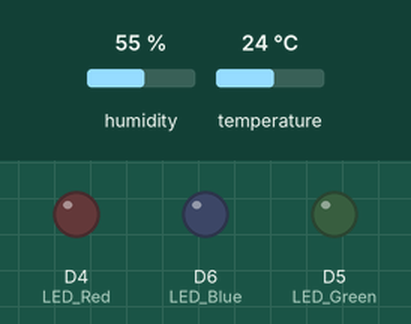
This sketch was run on a simulated ESP8266 (NodeMCU). Parts: output pins drawn as LEDs (lit = HIGH). Inputs (shaded band) come from the test bench; at power-on: humidity 55 %, temperature 24 °C. WiFi joins after 1.5 s; servers stay silent unless stated; uploads are accepted with an empty reply; what the sketch prints to the serial monitor is not drawn.

Above: at 0.0 s.
At 1.6 s:
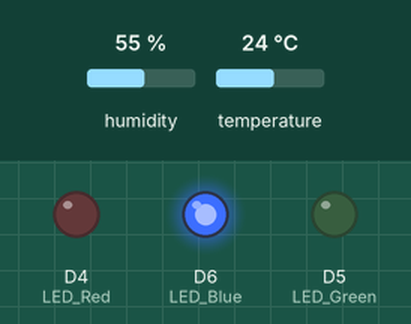
At 3.3 s:
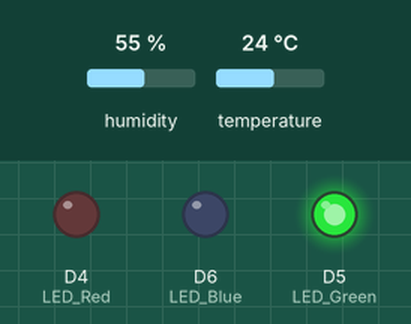
Timing chart, 0 to 4.8 s (numbered marks = the images above):
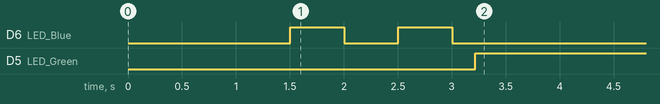

The sketch:

DHT22_Google_Connect.ino
```cpp
//
//  FILE : NodeMCU_WiFi_Google_Sheet
//  AUTHOR : nobug (nobug007@gmail.com)
//  CREATED : 4.1.2020
//  HW : NodeMCU & Google ID
//

#define LED_Red D4
#define LED_Green D5
#define LED_Blue D6

#include "DHT.h"
#define DHTPIN D2
#define DHTTYPE DHT22

#include <string.h>
#include <ctype.h>
#include <ESP8266WiFi.h>
#include <Wire.h>  // Only needed for Arduino 1.6.5 and earlier
#include <SoftwareSerial.h>
#include "SSD1306Wire.h" // legacy include: `#include "SSD1306.h"`
#include <WiFiClientSecure.h>


DHT dht(DHTPIN, DHTTYPE);


////  WiFI connection

WiFiClientSecure client;


//=======================================================================
//                    Power on setup
//=======================================================================


void setup() {
  delay(1000);
  Serial.begin(9600);
  pinMode(LED_Green, OUTPUT);
  pinMode(LED_Blue, OUTPUT);
  pinMode(LED_Red, OUTPUT);
  digitalWrite(LED_Blue, HIGH);
 // WiFi Setup
  WiFi_Connect();
}

void WiFi_Connect() {
  char ssid[20] = "nobug_home";
  char password[20] = "bang8813";

  WiFi.mode(WIFI_STA);
  WiFi.begin(ssid, password);

  while (WiFi.status() != WL_CONNECTED) {
        digitalWrite(LED_Blue, LOW);    // turn the LED off by making the voltage LOW
        delay(500);
        Serial.print(".");
        digitalWrite(LED_Blue, HIGH);    // turn the LED off by making the voltage LOW
        delay(500);
   }
     digitalWrite(LED_Blue, LOW);    // turn the LED off by making the voltage LOW
}

//=======================================================================
//                    Main Program Loop
//=======================================================================
void loop() {
  float h = dht.readHumidity();
  float t = dht.readTemperature();
  Serial.print("Humidity: ");
  Serial.print(h);
  Serial.print(" %\t");
  Serial.print("Temperature: ");
  Serial.print(t);
  Serial.println(" C");
   sendData2Server(t, h);
   delay(1000*60*10);
}
//=========================================================================


void sendData2Server(float x, float y)
{
  const char* host = "script.google.com";
  const int httpsPort = 443;
  char DevName[20]= "nobug";
  String GAS_ID = "AKfycbwssR8XseF7Q274UCu-pjHNwSeBG0eDg3hBDimuFsn0LeNpkUQ1";  // Replace by your GAS service id

  Serial.print("connecting to ");
  Serial.println(host);
  client.setInsecure();
  if (!client.connect(host, httpsPort)) {
    digitalWrite(LED_Green, LOW);   // turn the LED on (HIGH is the voltage level)
    digitalWrite(LED_Red, HIGH);   // turn the LED on (HIGH is the voltage level)
    Serial.println("connection failed");
    return;
  }
    digitalWrite(LED_Red,LOW);   // turn the LED on (HIGH is the voltage level)
    digitalWrite(LED_Green, HIGH);   // turn the LED on (HIGH is the voltage level)

/*
  if (client.verify(fingerprint, host)) {
  Serial.println("certificate matches");
  } else {
  Serial.println("certificate doesn't match");
  }

  https://script.google.com/macros/s/AKfycbzmgQFpjl7ZJGSUBHP19Q8-u8L_I2gvmqIP-v0dDrMwoQEqaIj7BmagGldFfF9NR3L3RA/exec?Name=nobug&Temp=31&Humi=61
  */

/*
  String string_x     =  String(x, DEC);
  String string_y     =  String(y, DEC);
*/
  char string_x[10];
  char string_y[10];

  sprintf(string_x,"%0.2f",x);
  sprintf(string_y,"%0.2f",y);


  String url = "/macros/s/" + GAS_ID + "/exec?Name="+DevName+"&Temp=" + string_x + "&Humi=" + string_y;
  Serial.print("requesting URL: ");
  Serial.println(url);

  client.print(String("GET ") + url + " HTTP/1.1\r\n" +
         "Host: " + host + "\r\n" +
         "User-Agent: BuildFailureDetectorESP8266\r\n" +
         "Connection: close\r\n\r\n");

  Serial.println("request sent");
  while (client.connected()) {
    String line = client.readStringUntil('\n');
    if (line == "\r") {
      Serial.print("==========");
      Serial.print(line);
      Serial.println("==========");
      Serial.println("headers received");
      break;
    }
  }
  String line = client.readStringUntil('\n');
  if (line.startsWith("{\"state\":\"success\"")) {
    Serial.println("esp8266/Arduino CI successfull!");
  } else {
    Serial.println("esp8266/Arduino CI has failed");
  }
  Serial.println("reply was:");
  Serial.print("==========");
  Serial.print(line);
  Serial.println("==========");
  Serial.println("closing connection");
}
```

Measured:
- by itself, D5 (LED_Green): LOW → HIGH at 3.2 s
